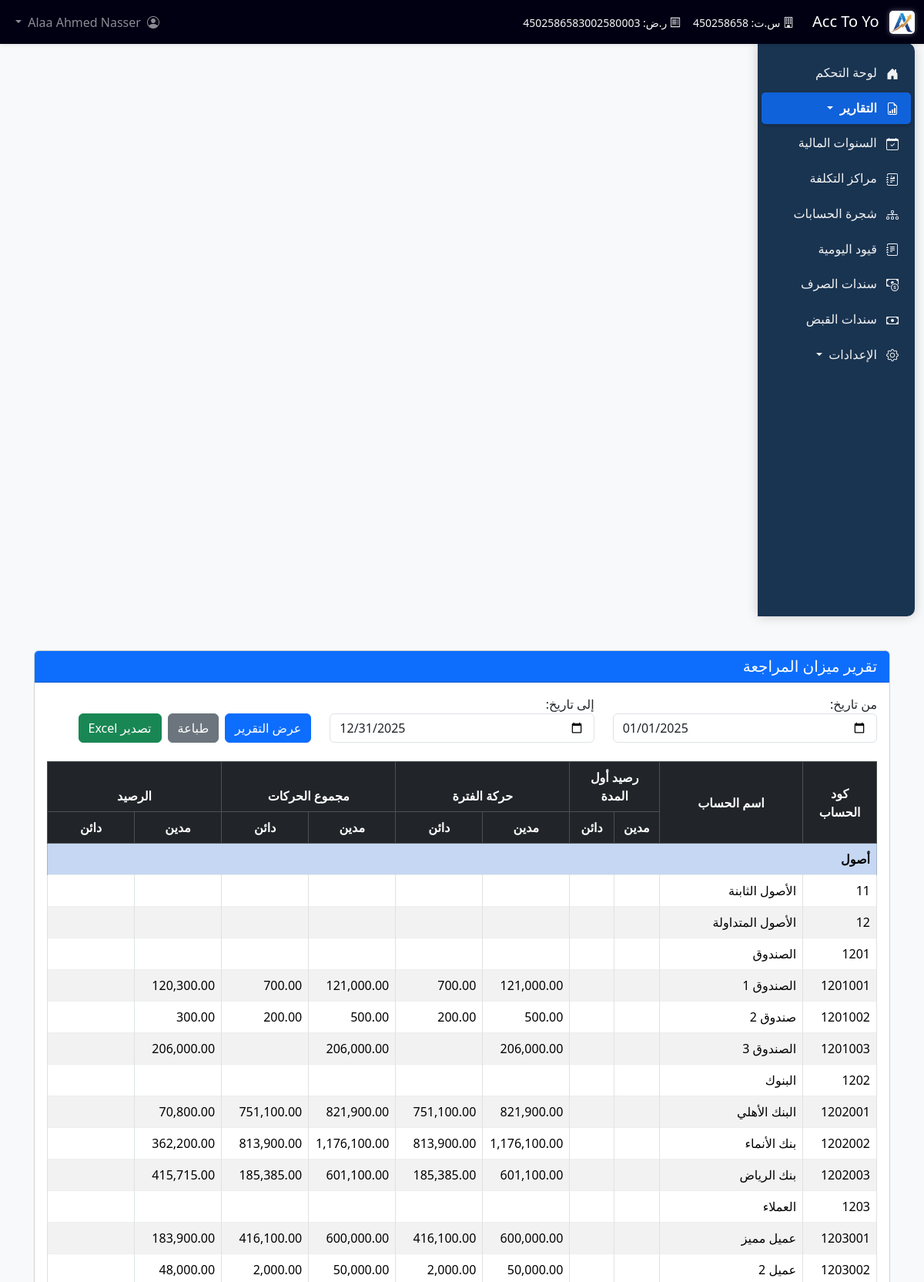
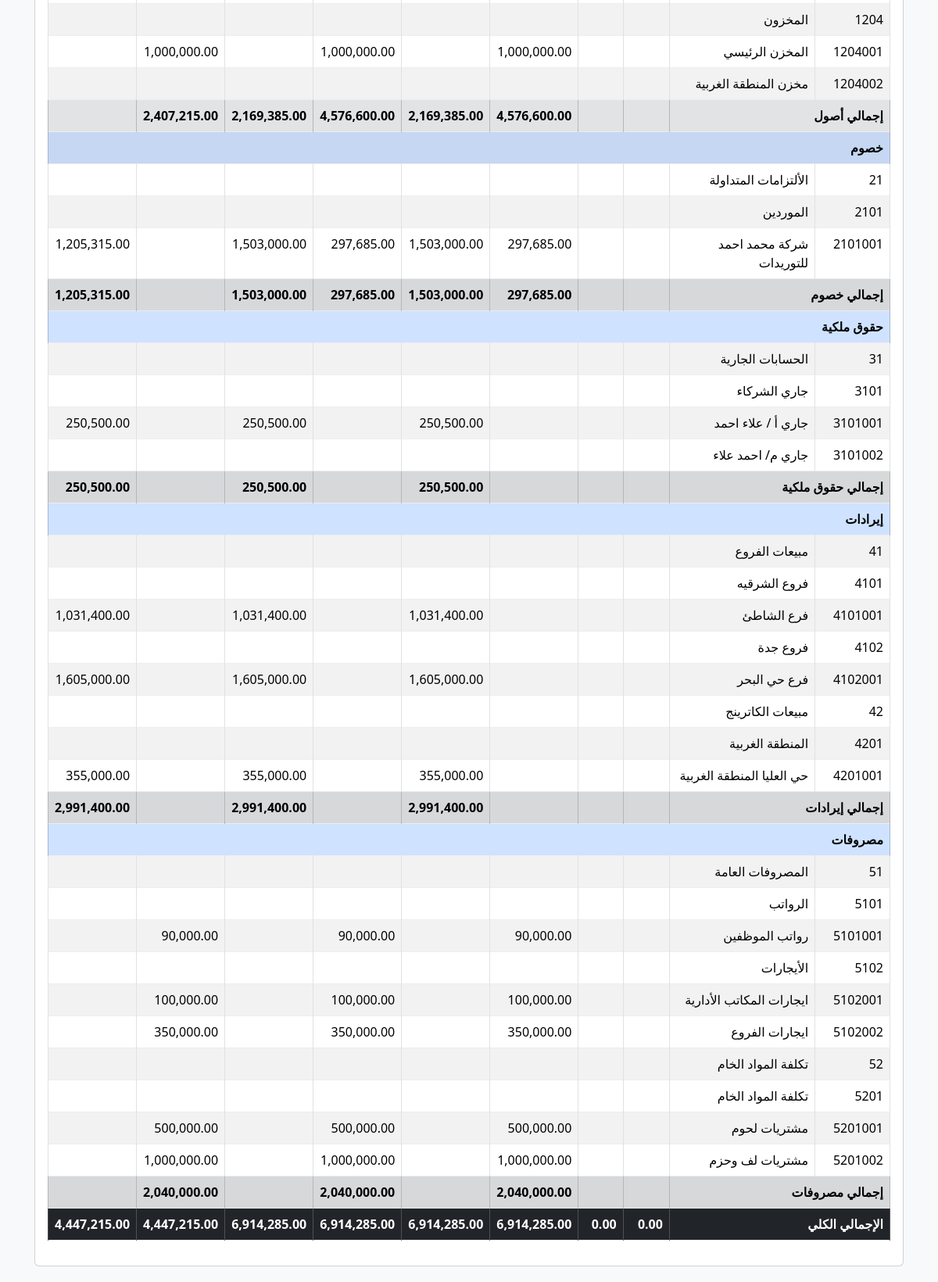
Screenshot of /reports/trial_balance (signed in) with the database file from the repository (2 pictures, top to bottom).
### tables this page shows
CREATE TABLE financial_years (
                id INTEGER PRIMARY KEY AUTOINCREMENT,
                year_name TEXT NOT NULL UNIQUE, -- e.g., "2024" or "2023-2024"
                start_date DATE NOT NULL,
                end_date DATE NOT NULL,
                is_active INTEGER DEFAULT 1, -- 1 = Active (can be selected), 0 = Inactive
                is_closed INTEGER DEFAULT 0, -- 0 = Open (can add entries), 1 = Closed (read-only)
                created_at TIMESTAMP DEFAULT CURRENT_TIMESTAMP
                -- Optional constraint: CHECK(end_date > start_date)
            );

CREATE TABLE accounts (
                id INTEGER PRIMARY KEY AUTOINCREMENT,
                code TEXT NOT NULL UNIQUE,       -- رمز الحساب (فريد)
                name TEXT NOT NULL,              -- اسم الحساب
                account_type INTEGER NOT NULL,   -- نوع الحساب (رقم يشير إلى النوع)
                parent_id INTEGER,               -- الحساب الأب (للهيكلية الشجرية)
                is_active INTEGER DEFAULT 1,     -- هل الحساب نشط؟ (1=نعم, 0=لا)
                allows_posting INTEGER DEFAULT 1,-- هل يسمح بالترحيل المباشر؟ (1=نعم, 0=لا)
                created_at TIMESTAMP DEFAULT CURRENT_TIMESTAMP,
                -- تعريف المفتاح الخارجي للعلاقة مع النفس (الأب)
                FOREIGN KEY (parent_id) REFERENCES accounts (id) ON DELETE SET NULL
            );

### trial_balance_report.py (the view)
@trial_balance_bp.route('/reports/trial_balance')
def trial_balance_report_view():
    if 'user_id' not in session:
        return redirect(url_for('login'))
    default_start_date, default_end_date = get_active_financial_year_dates()
    filters = {}
    if request.args.get('start_date'):
        filters['start_date'] = request.args.get('start_date')
    elif default_start_date:
        filters['start_date'] = default_start_date
    if request.args.get('end_date'):
        filters['end_date'] = request.args.get('end_date')
    elif default_end_date:
        filters['end_date'] = default_end_date
    conn = get_db()
    report_data = get_trial_balance_data(conn, filters)
    conn.close()
    return render_template(
        'reports/trial_balance_report.html',
        report_data=report_data,
        filters=filters,
        default_start_date=default_start_date,
        default_end_date=default_end_date,
        account_types=ACCOUNT_TYPES
    )

### app.py (called while the page is built)
@app.before_request
def handle_fiscal_years_alias():
    try:
        conn = get_db()
        cursor = conn.cursor()
        cursor.execute("SELECT name FROM sqlite_master WHERE type='table' AND name='fiscal_years'")
        if not cursor.fetchone():
            cursor.execute("CREATE VIEW IF NOT EXISTS fiscal_years AS SELECT * FROM financial_years")
            conn.commit()
    except sqlite3.Error as e:
        print(f"خطأ في إنشاء fiscal_years view: {e}")
    finally:
        if conn:
            conn.close()

def get_company_profile():
    company_profile_path = os.path.join(os.path.dirname(__file__), 'company_profile.json')
    try:
        with open(company_profile_path, 'r', encoding='utf-8') as file:
            company_profile = json.load(file)
    except Exception as e:
        company_profile = {
            "companyName": "شركة مستويات التشغيل للمقاولات",
            "commercialRegistrationNumber": "450258658",
            "taxIdentificationNumber": "450258658300258",
            "logoPath": "assets/images/logo.png"
        }
        print(f"خطأ في قراءة ملف معلومات الشركة: {e}")
    if 'logoPath' in company_profile:
        if not company_profile['logoPath'].startswith('static/'):
            company_profile['logoPath'] = 'assets/images/logo.png'
    return company_profile

@app.context_processor
def inject_company_profile():
    return {'company_profile': get_company_profile()}

### database.py (called while the page is built)
def get_db():
    conn = sqlite3.connect(DATABASE_NAME)
    conn.row_factory = sqlite3.Row
    conn.execute("PRAGMA foreign_keys = ON")
    return conn

### trial_balance_report.py (called while the page is built)
def get_active_financial_year_dates():
    conn = get_db()
    cursor = conn.cursor()
    cursor.execute("""
        SELECT start_date, end_date FROM financial_years
        WHERE is_active = 1
        ORDER BY id DESC LIMIT 1
    """)
    result = cursor.fetchone()
    conn.close()
    if result:
        return result['start_date'], result['end_date']
    return None, None

### templates/reports/trial_balance_report.html (shortened to what this page needs)
{% extends 'base.html' %}
{% block content %}
<div class="container-fluid mt-4">
    <div class="card">
        <div class="card-header bg-primary text-white">
            <h5 class="mb-0">تقرير ميزان المراجعة</h5>
        </div>
        <div class="card-body">
            <form method="get" class="mb-4">
                <div class="row">
                    <div class="col-md-4">
                        <div class="form-group">
                            <label for="start_date">من تاريخ:</label>
                            <input type="date" class="form-control" id="start_date" name="start_date" value="{{ filters.start_date or default_start_date }}">
                        </div>
                    </div>
                    <div class="col-md-4">
                        <div class="form-group">
                            <label for="end_date">إلى تاريخ:</label>
                            <input type="date" class="form-control" id="end_date" name="end_date" value="{{ filters.end_date or default_end_date }}">
                        </div>
                    </div>
                    <div class="col-md-4 d-flex align-items-end">
                        <button type="submit" class="btn btn-primary me-2">عرض التقرير</button>
                        <a href="{{ url_for('trial_balance.print_trial_balance_report', start_date=filters.start_date, end_date=filters.end_date) }}" target="_blank" class="btn btn-secondary me-2">
                             طباعة
                        </a>
                        <a href="{{ url_for('trial_balance.export_trial_balance_report', start_date=filters.start_date, end_date=filters.end_date) }}" class="btn btn-success">
                             تصدير Excel
                        </a>
                    </div>
                </div>
            </form>
            <div class="table-responsive">
                <table class="table table-bordered table-striped table-hover">
                    <thead class="table-dark">
                        <tr>
                            <th rowspan="2" class="text-center align-middle">كود الحساب</th>
                            <th rowspan="2" class="text-center align-middle">اسم الحساب</th>
                            <th colspan="2" class="text-center">رصيد أول المدة</th>
                            <th colspan="2" class="text-center">حركة الفترة</th>
                            <th colspan="2" class="text-center">مجموع الحركات</th>
                            <th colspan="2" class="text-center">الرصيد</th>
                        </tr>
                        <tr>
                            <th class="text-center">مدين</th>
                            <th class="text-center">دائن</th>
                            <th class="text-center">مدين</th>
                            <th class="text-center">دائن</th>
                            <th class="text-center">مدين</th>
                            <th class="text-center">دائن</th>
                            <th class="text-center">مدين</th>
                            <th class="text-center">دائن</th>
                        </tr>
                    </thead>
                    <tbody>
                        {% for type_id, type_name in account_types.items() %}
                            {% set type_accounts = report_data.accounts|selectattr('account_type', 'equalto', type_id)|list %}
                            {% if type_accounts %}
                                <tr class="table-primary">
                                    <td colspan="10" class="fw-bold">{{ type_name }}</td>
                                </tr>
                                {% for account in type_accounts %}
                                    <tr>
                                        <td>{{ account.code }}</td>
                                        <td>{{ account.name }}</td>
                                        <td class="text-start">{{ '{:,.2f}'.format(account.opening_debit) if account.opening_debit > 0 else '' }}</td>
                                        <td class="text-start">{{ '{:,.2f}'.format(account.opening_credit) if account.opening_credit > 0 else '' }}</td>
                                        <td class="text-start">{{ '{:,.2f}'.format(account.period_debit) if account.period_debit > 0 else '' }}</td>
                                        <td class="text-start">{{ '{:,.2f}'.format(account.period_credit) if account.period_credit > 0 else '' }}</td>
                                        <td class="text-start">{{ '{:,.2f}'.format(account.total_debit) if account.total_debit > 0 else '' }}</td>
                                        <td class="text-start">{{ '{:,.2f}'.format(account.total_credit) if account.total_credit > 0 else '' }}</td>
                                        <td class="text-start">{{ '{:,.2f}'.format(account.balance_debit) if account.balance_debit > 0 else '' }}</td>
                                        <td class="text-start">{{ '{:,.2f}'.format(account.balance_credit) if account.balance_credit > 0 else '' }}</td>
                                    </tr>
                                {% endfor %}
                                {% set type_total = report_data.type_totals[type_id] %}
                                <tr class="table-secondary fw-bold">
                                    <td colspan="2">إجمالي {{ type_name }}</td>
                                    <td class="text-start">{{ '{:,.2f}'.format(type_total.opening_debit) if type_total.opening_debit > 0 else '' }}</td>
                                    <td class="text-start">{{ '{:,.2f}'.format(type_total.opening_credit) if type_total.opening_credit > 0 else '' }}</td>
                                    <td class="text-start">{{ '{:,.2f}'.format(type_total.period_debit) if type_total.period_debit > 0 else '' }}</td>
                                    <td class="text-start">{{ '{:,.2f}'.format(type_total.period_credit) if type_total.period_credit > 0 else '' }}</td>
                                    <td class="text-start">{{ '{:,.2f}'.format(type_total.total_debit) if type_total.total_debit > 0 else '' }}</td>
                                    <td class="text-start">{{ '{:,.2f}'.format(type_total.total_credit) if type_total.total_credit > 0 else '' }}</td>
                                    <td class="text-start">{{ '{:,.2f}'.format(type_total.balance_debit) if type_total.balance_debit > 0 else '' }}</td>
                                    <td class="text-start">{{ '{:,.2f}'.format(type_total.balance_credit) if type_total.balance_credit > 0 else '' }}</td>
                                </tr>
                            {% endif %}
                        {% endfor %}
                        <tr class="table-dark fw-bold">
                            <td colspan="2">الإجمالي الكلي</td>
                            <td class="text-start">{{ '{:,.2f}'.format(report_data.totals.opening_debit) }}</td>
                            <td class="text-start">{{ '{:,.2f}'.format(report_data.totals.opening_credit) }}</td>
                            <td class="text-start">{{ '{:,.2f}'.format(report_data.totals.period_debit) }}</td>
                            <td class="text-start">{{ '{:,.2f}'.format(report_data.totals.period_credit) }}</td>
                            <td class="text-start">{{ '{:,.2f}'.format(report_data.totals.total_debit) }}</td>
                            <td class="text-start">{{ '{:,.2f}'.format(report_data.totals.total_credit) }}</td>
                            <td class="text-start">{{ '{:,.2f}'.format(report_data.totals.balance_debit) }}</td>
                            <td class="text-start">{{ '{:,.2f}'.format(report_data.totals.balance_credit) }}</td>
                        </tr>
                    </tbody>
                </table>
            </div>
        </div>
    </div>
</div>
{% endblock %}

### static/css/custom_style.css (style rules this page uses)
.table tbody tr { border-bottom: 1px solid #eee; }

### templates/base.html (style rules this page uses)
body { padding-top: 56px; background-color: #f8f9fa; }
html { scroll-behavior: smooth; }

### rows the page displays
financial_years: start_date "01/01/2025", end_date "12/31/2025"
accounts: code "11", name "الأصول الثابنة"
accounts: code "12", name "الأصول المتداولة"
accounts: code "1201", name "الصندوق"
accounts: code "1201001", name "الصندوق 1", period_debit "121,000.00", period_credit "700.00", total_debit "121,000.00", total_credit "700.00", balance_debit "120,300.00"
accounts: code "1201002", name "صندوق 2", period_debit "500.00", period_credit "200.00", total_debit "500.00", total_credit "200.00", balance_debit "300.00"
accounts: code "1201003", name "الصندوق 3", period_debit "206,000.00", total_debit "206,000.00", balance_debit "206,000.00"
accounts: code "1202", name "البنوك"
accounts: code "1202001", name "البنك الأهلي", period_debit "821,900.00", period_credit "751,100.00", total_debit "821,900.00", total_credit "751,100.00", balance_debit "70,800.00"
accounts: code "1202002", name "بنك الأنماء", period_debit "1,176,100.00", period_credit "813,900.00", total_debit "1,176,100.00", total_credit "813,900.00", balance_debit "362,200.00"
accounts: code "1202003", name "بنك الرياض", period_debit "601,100.00", period_credit "185,385.00", total_debit "601,100.00", total_credit "185,385.00", balance_debit "415,715.00"
accounts: code "1203", name "العملاء"
accounts: code "1203001", name "عميل مميز", period_debit "600,000.00", period_credit "416,100.00", total_debit "600,000.00", total_credit "416,100.00", balance_debit "183,900.00"
accounts: code "1203002", name "عميل 2", period_debit "50,000.00", period_credit "2,000.00", total_debit "50,000.00", total_credit "2,000.00", balance_debit "48,000.00"
accounts: code "1204", name "المخزون"
accounts: code "1204001", name "المخزن الرئيسي", period_debit "1,000,000.00", total_debit "1,000,000.00", balance_debit "1,000,000.00"
accounts: code "1204002", name "مخزن المنطقة الغربية"
accounts: code "21", name "الألتزامات المتداولة"
accounts: code "2101", name "الموردين"
accounts: code "2101001", name "شركة محمد احمد للتوريدات", period_debit "297,685.00", period_credit "1,503,000.00", total_debit "297,685.00", total_credit "1,503,000.00", balance_credit "1,205,315.00"
accounts: code "31", name "الحسابات الجارية"
accounts: code "3101", name "جاري الشركاء"
accounts: code "3101001", name "جاري أ / علاء احمد", period_credit "250,500.00", total_credit "250,500.00", balance_credit "250,500.00"
accounts: code "3101002", name "جاري م/ احمد علاء"
accounts: code "41", name "مبيعات الفروع"
accounts: code "4101", name "فروع الشرقيه"
accounts: code "4101001", name "فرع الشاطئ", period_credit "1,031,400.00", total_credit "1,031,400.00", balance_credit "1,031,400.00"
accounts: code "4102", name "فروع جدة"
accounts: code "4102001", name "فرع حي البحر", period_credit "1,605,000.00", total_credit "1,605,000.00", balance_credit "1,605,000.00"
accounts: code "42", name "مبيعات الكاترينج"
accounts: code "4201", name "المنطقة الغربية"
accounts: code "4201001", name "حي العليا المنطقة الغربية", period_credit "355,000.00", total_credit "355,000.00", balance_credit "355,000.00"
accounts: code "51", name "المصروفات العامة"
accounts: code "5101", name "الرواتب"
accounts: code "5101001", name "رواتب الموظفين", period_debit "90,000.00", total_debit "90,000.00", balance_debit "90,000.00"
accounts: code "5102", name "الأيجارات"
accounts: code "5102001", name "ايجارات المكاتب الأدارية", period_debit "100,000.00", total_debit "100,000.00", balance_debit "100,000.00"
accounts: code "5102002", name "ايجارات الفروع", period_debit "350,000.00", total_debit "350,000.00", balance_debit "350,000.00"
accounts: code "52", name "تكلفة المواد الخام"
accounts: code "5201", name "تكلفة المواد الخام"
accounts: code "5201001", name "مشتريات لحوم", period_debit "500,000.00", total_debit "500,000.00", balance_debit "500,000.00"
accounts: code "5201002", name "مشتريات لف وحزم", period_debit "1,000,000.00", total_debit "1,000,000.00", balance_debit "1,000,000.00"

### other values shown
{{ company_profile.companyName if company_profile else "Acc Too You" }} "Acc To Yo"
{{ company_profile.commercialRegistrationNumber if company_profile }} "450258658"
{{ company_profile.taxIdentificationNumber if company_profile }} "4502586583002580003"
{{ session.full_name or session.username }} "Alaa Ahmed Nasser"
{{ type_name }} "أصول" "خصوم" "حقوق ملكية" "إيرادات" "مصروفات"
{{ '{:,.2f}'.format(report_data.totals.opening_debit) }} "0.00"
{{ '{:,.2f}'.format(report_data.totals.opening_credit) }} "0.00"
{{ '{:,.2f}'.format(report_data.totals.period_debit) }} "6,914,285.00"
{{ '{:,.2f}'.format(report_data.totals.period_credit) }} "6,914,285.00"
{{ '{:,.2f}'.format(report_data.totals.total_debit) }} "6,914,285.00"
{{ '{:,.2f}'.format(report_data.totals.total_credit) }} "6,914,285.00"
{{ '{:,.2f}'.format(report_data.totals.balance_debit) }} "4,447,215.00"
{{ '{:,.2f}'.format(report_data.totals.balance_credit) }} "4,447,215.00"
